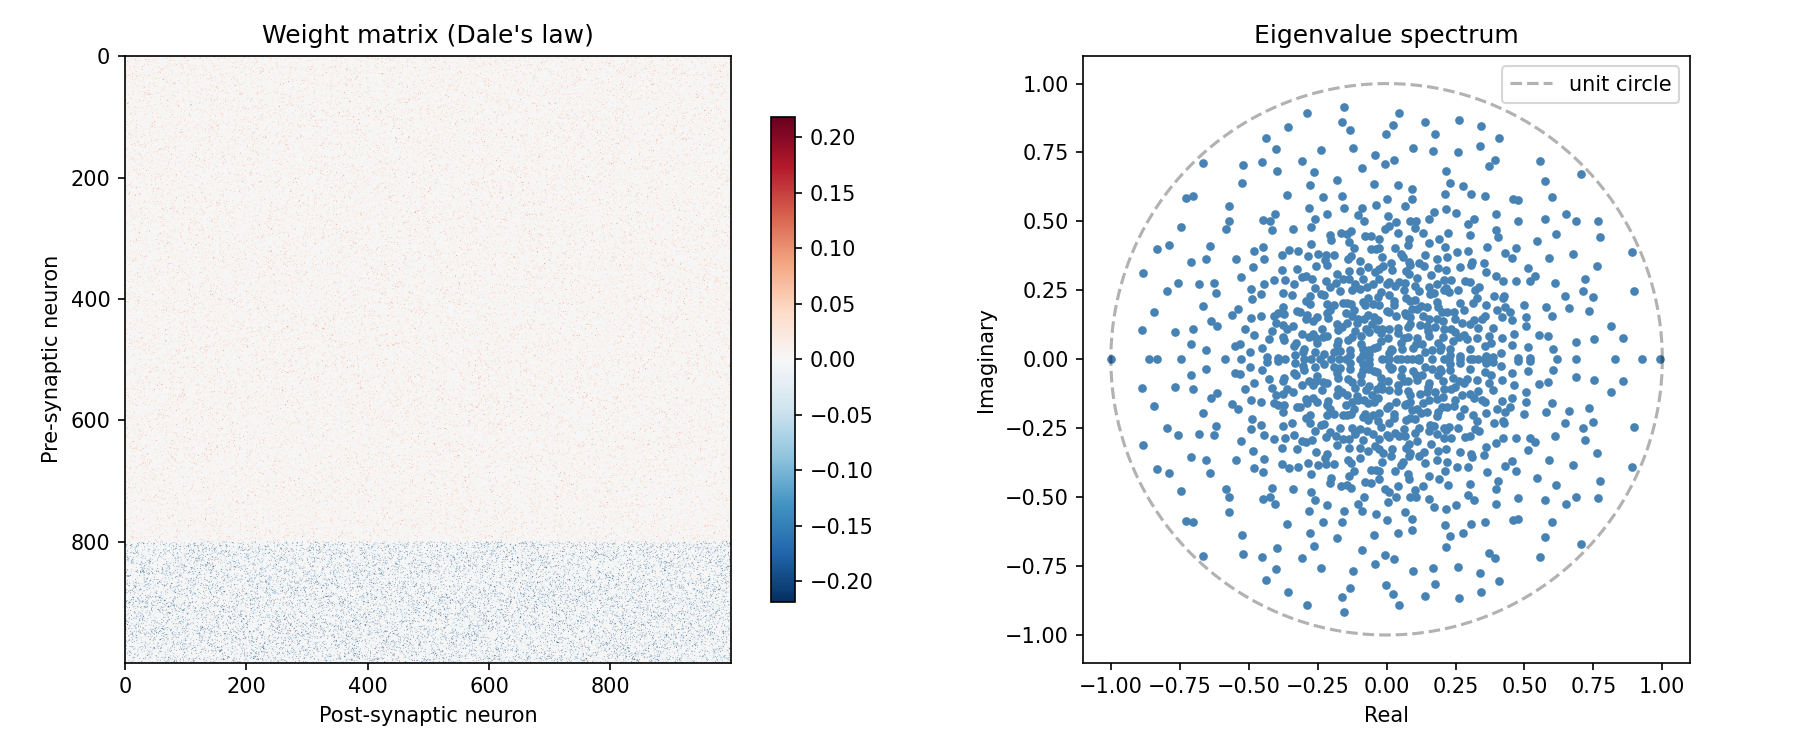

This figure's Python source:
import jax.numpy as jnp
import jax.random as jr


def generate_signed_weight_matrix(key, neuron_sign, n_out, p0):
    n = neuron_sign.shape[0]
    k1, k2 = jr.split(key)

    # Random positive magnitudes, masked with probability p0
    abs_W = jnp.abs(jr.normal(k1, (n, n_out)))
    mask = (jr.uniform(k2, (n, n_out)) >= p0).astype(abs_W.dtype)
    abs_W = abs_W * mask

    # Separate excitatory / inhibitory contributions per column
    is_exc = (neuron_sign > 0)[:, None]
    is_inh = (neuron_sign < 0)[:, None]

    exc_sum = jnp.sum(abs_W * is_exc, axis=0)
    inh_sum = jnp.sum(abs_W * is_inh, axis=0)

    # Scale inhibitory magnitudes so each column sums to zero
    inh_scale = jnp.where(inh_sum > 0, exc_sum / inh_sum, 0.0)
    W = abs_W * is_exc - abs_W * is_inh * inh_scale[None, :]

    # Normalize so the spectral radius (largest |eigenvalue|) is exactly 1
    eigvals = jnp.linalg.eigvals(W)
    spectral_radius = jnp.max(jnp.abs(eigvals))
    W = W / spectral_radius

    return W


if __name__ == "__main__":
    import matplotlib.pyplot as plt

    n = 1000
    p0 = 0.9
    frac_inh = 0.2
    n_inh = int(n * frac_inh)

    key = jr.PRNGKey(42)
    neuron_sign = jnp.concatenate([jnp.ones(n - n_inh), -jnp.ones(n_inh)])

    W = generate_signed_weight_matrix(key, neuron_sign, n, p0)

    # Verify properties
    print(f"Column sums (should be ~0): max abs = {jnp.abs(W.sum(axis=0)).max():.2e}")
    eigvals = jnp.linalg.eigvals(W)
    print(f"Spectral radius: {jnp.max(jnp.abs(eigvals)):.6f}")

    fig, axes = plt.subplots(1, 2, figsize=(12, 5))

    # Weight matrix — use nonzero percentile for color limits so zeros don't wash out
    nonzero = jnp.abs(W)[W != 0]
    vlim = jnp.percentile(nonzero, 95)
    im = axes[0].imshow(W, cmap="RdBu_r", aspect="equal",
                        vmin=-vlim, vmax=vlim)
    axes[0].set_facecolor("white")
    axes[0].set_title("Weight matrix (Dale's law)")
    axes[0].set_xlabel("Post-synaptic neuron")
    axes[0].set_ylabel("Pre-synaptic neuron")
    fig.colorbar(im, ax=axes[0], shrink=0.8)

    # Eigenvalue spectrum
    theta = jnp.linspace(0, 2 * jnp.pi, 200)
    axes[1].plot(jnp.cos(theta), jnp.sin(theta), "k--", alpha=0.3, label="unit circle")
    axes[1].scatter(eigvals.real, eigvals.imag, s=10, c="steelblue")
    axes[1].set_title("Eigenvalue spectrum")
    axes[1].set_xlabel("Real")
    axes[1].set_ylabel("Imaginary")
    axes[1].set_aspect("equal")
    axes[1].legend()

    plt.tight_layout()
    plt.savefig("dales_law.png", dpi=150)
    plt.show()
